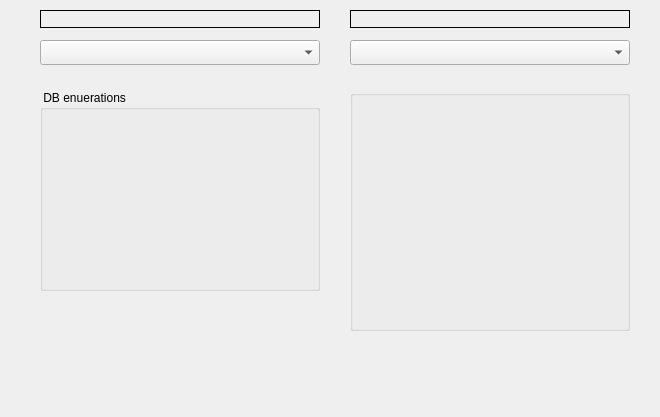
<?xml version='1.0' encoding='UTF-8'?>
<ui version="4.0">
 <class>Form</class>
 <widget class="QWidget" name="Form">
  <property name="geometry">
   <rect>
    <x>0</x>
    <y>0</y>
    <width>660</width>
    <height>417</height>
   </rect>
  </property>
  <property name="windowTitle">
   <string>Form</string>
  </property>
  <widget class="QERadioGroup" name="qeradiogroup">
   <property name="geometry">
    <rect>
     <x>40</x>
     <y>90</y>
     <width>280</width>
     <height>201</height>
    </rect>
   </property>
   <property name="title">
    <string> DB enuerations </string>
   </property>
   <property name="variable" stdset="0">
    <string>TS02FPC01:FILL_CMD</string>
   </property>
   <property name="columns">
    <number>2</number>
   </property>
  </widget>
  <widget class="QELabel" name="qelabel">
   <property name="geometry">
    <rect>
     <x>40</x>
     <y>10</y>
     <width>280</width>
     <height>18</height>
    </rect>
   </property>
   <property name="frameShape">
    <enum>QFrame::Box</enum>
   </property>
   <property name="frameShadow">
    <enum>QFrame::Plain</enum>
   </property>
   <property name="lineWidth">
    <number>1</number>
   </property>
   <property name="alignment">
    <set>Qt::AlignCenter</set>
   </property>
   <property name="variable" stdset="0">
    <string>TS02FPC01:FILL_CMD</string>
   </property>
  </widget>
  <widget class="QELabel" name="qelabel_2">
   <property name="geometry">
    <rect>
     <x>350</x>
     <y>10</y>
     <width>280</width>
     <height>18</height>
    </rect>
   </property>
   <property name="frameShape">
    <enum>QFrame::Box</enum>
   </property>
   <property name="frameShadow">
    <enum>QFrame::Plain</enum>
   </property>
   <property name="lineWidth">
    <number>1</number>
   </property>
   <property name="alignment">
    <set>Qt::AlignCenter</set>
   </property>
   <property name="variable" stdset="0">
    <string>TS02FPC01:FILL_CMD</string>
   </property>
   <property name="localEnumeration">
    <string>): None, 1: Halt, 2: Always, 3: One-off, 4: Filling, 5: "More filling", 6:"Next Hit", 7: "Steady current", 8: Help, 9: Regular, 10:"Unexpected"</string>
   </property>
   <property name="format" stdset="0">
    <enum>QE::LocalEnumeration</enum>
   </property>
  </widget>
  <widget class="QEComboBox" name="qecombobox">
   <property name="geometry">
    <rect>
     <x>40</x>
     <y>40</y>
     <width>280</width>
     <height>25</height>
    </rect>
   </property>
   <property name="currentIndex">
    <number>6</number>
   </property>
   <property name="variable" stdset="0">
    <string>TS02FPC01:FILL_CMD</string>
   </property>
   <property name="subscribe">
    <bool>true</bool>
   </property>
  </widget>
  <widget class="QEComboBox" name="qecombobox_2">
   <property name="geometry">
    <rect>
     <x>350</x>
     <y>40</y>
     <width>280</width>
     <height>25</height>
    </rect>
   </property>
   <property name="currentIndex">
    <number>6</number>
   </property>
   <property name="variable" stdset="0">
    <string>TS02FPC01:FILL_CMD</string>
   </property>
   <property name="subscribe">
    <bool>true</bool>
   </property>
   <property name="useDbEnumerations">
    <bool>false</bool>
   </property>
   <property name="localEnumeration" stdset="0">
    <string>): None, 1: Halt, 2: Always, 3: One-off, 4: Filling, 5: "More filling", 6:"Next Hit", 7: "Steady current", 8: Help, 9: Regular, 10:"Unexpected"</string>
   </property>
  </widget>
  <widget class="QERadioGroup" name="qeradiogroup_2">
   <property name="geometry">
    <rect>
     <x>350</x>
     <y>90</y>
     <width>280</width>
     <height>241</height>
    </rect>
   </property>
   <property name="variable" stdset="0">
    <string>TS02FPC01:FILL_CMD</string>
   </property>
   <property name="useDbEnumerations">
    <bool>false</bool>
   </property>
   <property name="localEnumeration" stdset="0">
    <string>): None, 1: Halt, 2: Always, 3: One-off, 4: Filling, 5: "More filling", 6:"Next Hit", 7: "Steady current", 8: Help, 9: Regular, 10:"Unexpected"</string>
   </property>
  </widget>
 </widget>
 <customwidgets>
  <customwidget>
   <class>QEComboBox</class>
   <extends>QComboBox</extends>
   <header>QEComboBox.h</header>
  </customwidget>
  <customwidget>
   <class>QELabel</class>
   <extends>QLabel</extends>
   <header>QELabel.h</header>
  </customwidget>
  <customwidget>
   <class>QERadioGroup</class>
   <extends>QGroupBox</extends>
   <header>QERadioGroup.h</header>
  </customwidget>
 </customwidgets>
 <resources></resources>
 <connections></connections>
</ui>
